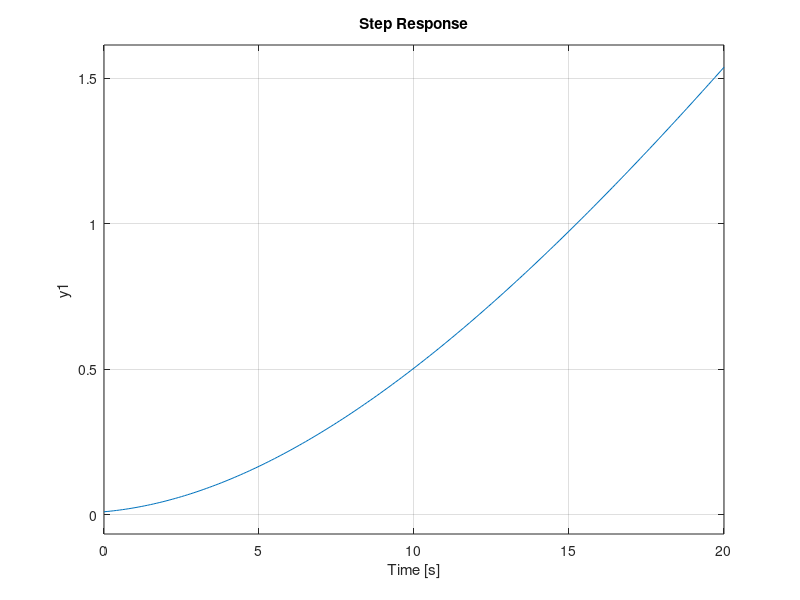

MATLAB code for this plot:

Kp = 1;
Ki = 1;
Kd = 1;

s = tf('s');
C = Kp + Ki/s + Kd*s
C = pid(Kp,Ki,Kd)

% Proportional control
m = 1000;
b = 50;
r = 10;

s = tf('s');
P_cruise = 1/(m*s + b);

Kp = 100;
C = pid(Kp);

T = feedback(C*P_cruise,1)

t = 0:0.1:20;
step(r*T,t)
axis([0 20 0 10])

% 
Kp = 5000;
C = pid(Kp);
T = feedback(C*P_cruise,1);

step(r*T,t)
axis([0 20 0 10])

% PI control
Kp = 600;
Ki = 1;
C = pid(Kp,Ki);

T = feedback(C*P_cruise,1);

step(r*T,t)
axis([0 20 0 10])

%
Kp = 800;
Ki = 40;
C = pid(Kp,Ki);

T = feedback(C*P_cruise,1);

step(r*T,t)
axis([0 20 0 10])

% PID control
Kp = 1;
Ki = 1;
Kd = 1;
C = pid(Kp,Ki,Kd);

T = feedback(C*P_cruise,1);
step(r*T,t)
% axis([0 20 0 10])
